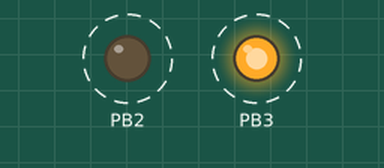
Recording of a program running on a simulated ATmega8, built with avr-gcc and emulated at 1 MHz. On the bench: output pins drawn as LEDs (lit = HIGH). Dashed ring = blinking.

Above: at 0.2 s.
Timing chart, 0 to 3.0 s (numbered marks = the images above):
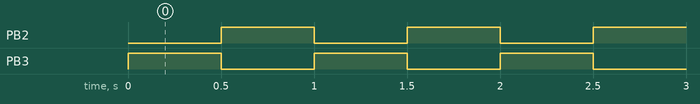

Measured:
- by itself, PB2, PB3: alternates HIGH for 0.50 s and LOW for 0.50 s

The program:

main.c
```c
#include <avr/io.h>			// Einbinden von Einstellungen/Definitionen/usw. für den Mikrocontroller
#define F_CPU 1000000
#include <util/delay.h>			// Einbinden der _delay_ms()-Funktion um Wartezeiten zu erzeugen

int main (void)				// Hauptprogramm, hier startet der Mikrocontroller
{
	unsigned char zwischenspeicher;		// Initialisierung
	DDRB |= (1<<PB2)|(1<<PB3);
	PORTB = 0b00000100;
	while(1)			// Nie endende Hauptschleife (Endlosschleife)
	{
		zwischenspeicher = PORTB;				// Einlesen
		zwischenspeicher = zwischenspeicher ^ 0b00001100;	// Verarbeiten
		PORTB = zwischenspeicher;				// Ausgeben
		_delay_ms(500);						// Wartezeit von 500ms
	}				// Ende der Endlosschleife (Es wird wieder zu "while(1)" gesprungen)
	return 0;			// Wird nie erreicht, aber ohne schreibt der GCC eine Warnung
}					// Ende des Hauptprogramms
```
